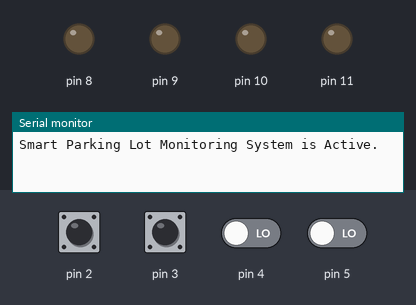
Simulated run of this sketch. Board: Arduino Uno, built with avr-gcc and run on an emulated ATmega328P. On the bench: output pins drawn as LEDs (lit = HIGH), the last lines printed to the serial monitor. The test bench sets the inputs (shaded band); at power-on: pin 2–5 LOW.

Above: at 1.2 s.
1.3 s: pin 2 driven HIGH
At 2.0 s:
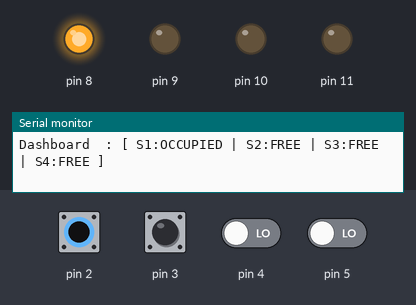
2.8 s: pin 3 driven HIGH
At 3.1 s:
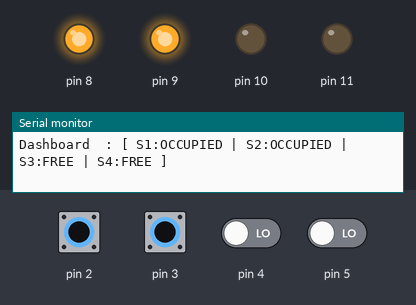
4.3 s: pin 4 driven HIGH
At 5.5 s:
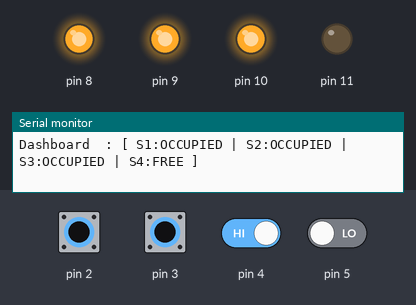
5.8 s: pin 5 driven HIGH
At 6.6 s:
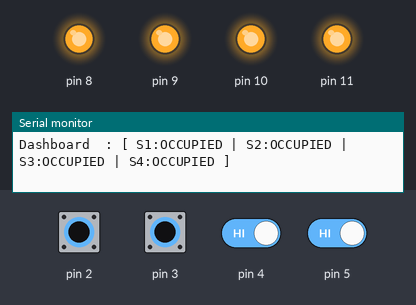
7.3 s: pin 2 pulsed LOW 5 times (0.12 s each, 0.3 s apart)
At 9.5 s:
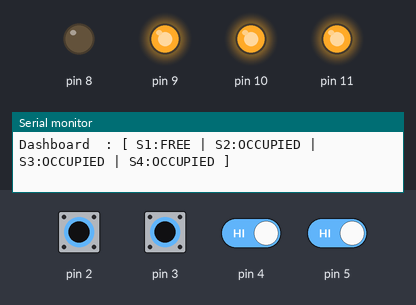
10.3 s: pin 3 pulsed LOW 2 times (0.12 s each, 0.3 s apart)
At 10.9 s:
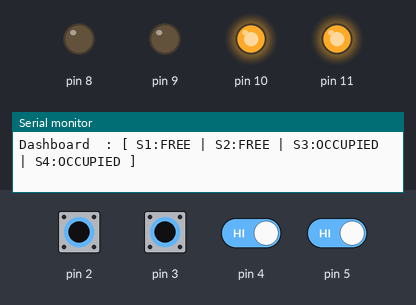
Timing chart, 0 to 13.3 s (numbered marks = the images above; inputs shaded):
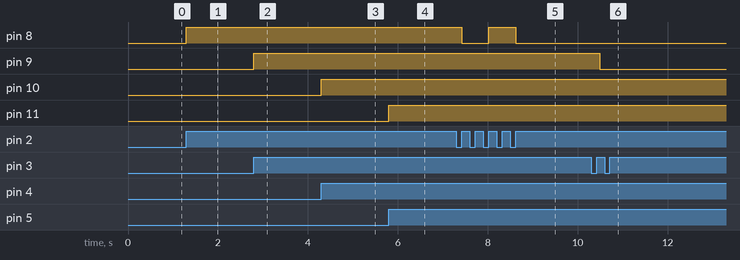

The sketch:

smart_parking.ino
```cpp
/*
 Smart Parking Lot Monitoring System

 This is a 4-space smart parking shield for Arduino Uno tracking
 vehicle occupancy and displaying availability.
 */

struct ParkingSpace {
    uint8_t id;
    uint8_t buttonPin;
    uint8_t ledPin;
    bool isOccupied;
    bool lastButtonState;
};

const uint8_t TOTAL_SPACES = 4;
unsigned long lastDisplayTime = 0;
const unsigned long DISPLAY_INTERVAL = 2000;

ParkingSpace* parkingLot = nullptr;
uint8_t occupiedCount = 0;
uint8_t availableCount = TOTAL_SPACES;

void setup() {
    Serial.begin(9600);
    parkingLot = new ParkingSpace[TOTAL_SPACES];

    for (uint8_t i = 0; i < TOTAL_SPACES; i++) {
        (parkingLot + i)->id = i + 1;
        (parkingLot + i)->buttonPin = i + 2;
        (parkingLot + i)->ledPin = i + 8;
        (parkingLot + i)->isOccupied = false;
        (parkingLot + i)->lastButtonState = LOW;

        pinMode((parkingLot + i)->buttonPin, INPUT);
        pinMode((parkingLot + i)->ledPin, OUTPUT);
        digitalWrite((parkingLot + i)->ledPin, LOW);
    }
    Serial.println(F("Smart Parking Lot Monitoring System is Active."));
}

void loop() {
    unsigned long currentMillis = millis();

    for (uint8_t i = 0; i < TOTAL_SPACES; i++) {
        ParkingSpace* space = parkingLot + i;
        int reading = digitalRead(space->buttonPin);

        // fire on click
        if (reading == HIGH && space->lastButtonState == LOW) {
            if (!space->isOccupied) {
                if (occupiedCount < TOTAL_SPACES) {
                    space->isOccupied = true;
                    digitalWrite(space->ledPin, HIGH);
                    occupiedCount++;
                    availableCount--;
                    Serial.print(F("ALERT: Vehicle entered Space "));
                    Serial.println(space->id);
                } else {
                    Serial.println(F("ERROR: Capacity Exceeded! Cannot park vehicle."));
                }
            } else {
                if (occupiedCount > 0) {
                    space->isOccupied = false;
                    digitalWrite(space->ledPin, LOW);
                    occupiedCount--;
                    availableCount++;
                    Serial.print(F("ALERT: Vehicle departed Space "));
                    Serial.println(space->id);
                } else {
                    Serial.println(F("ERROR: System discrepancy detected!"));
                }
            }
            printParkingStatus();
            delay(250);
        }
        space->lastButtonState = reading;
    }

    if (currentMillis - lastDisplayTime >= DISPLAY_INTERVAL) {
        lastDisplayTime = currentMillis;
        printParkingStatus();
    }
}

void printParkingStatus() {
    Serial.println(F("\n--- PARKING LOT STATUS TELEMETRY ---"));
    Serial.print(F("Occupied Spaces : ")); Serial.println(occupiedCount);
    Serial.print(F("Available Spaces: ")); Serial.println(availableCount);
    Serial.print(F("Dashboard  : [ "));
    for (uint8_t i = 0; i < TOTAL_SPACES; i++) {
        Serial.print(F("S")); Serial.print((parkingLot + i)->id);
        Serial.print(F(":"));
        Serial.print((parkingLot + i)->isOccupied ? F("OCCUPIED") : F("FREE"));
        if (i < TOTAL_SPACES - 1) Serial.print(F(" | "));
    }
    Serial.println(F(" ]"));
    Serial.println(F(" "));
}
```

Measured:
- after the input at 1.3 s, pin 8: LOW → HIGH at once
- after the input at 2.8 s, pin 9: LOW → HIGH at once
- after the input at 4.3 s, pin 10: LOW → HIGH at once
- after the input at 5.8 s, pin 11: LOW → HIGH at once
- after the input at 7.3 s, pin 8: HIGH → LOW after 0.12 s, → HIGH 0.60 s later, → LOW 0.60 s later
- after the input at 10.3 s, pin 9: HIGH → LOW after 0.19 s
